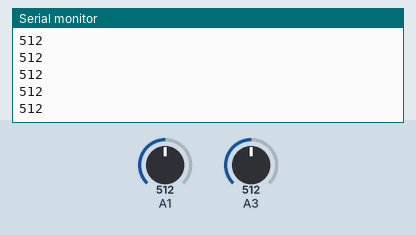
This sketch was run on a simulated Arduino Uno, built with avr-gcc and run on an emulated ATmega328P. On the bench: the last lines printed to the serial monitor. Inputs (shaded band) come from the test bench; at power-on: A1 = 512, A3 = 512.

Above: at 1.3 s.
1.4 s: A1 set to 716
At 1.9 s:
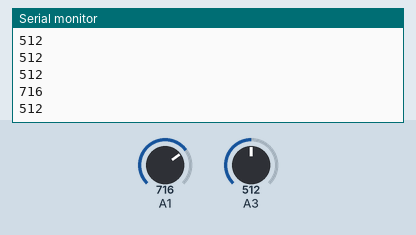
2.9 s: A3 set to 306
At 3.4 s:
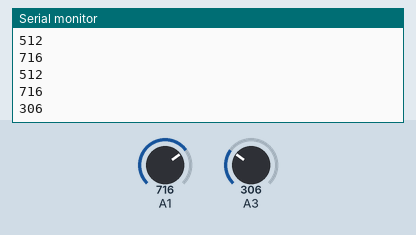
4.4 s: A1 set to 900
At 4.8 s:
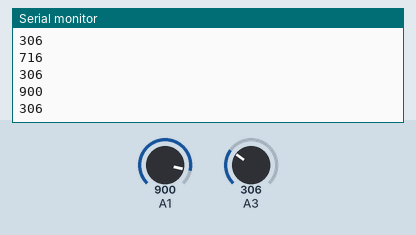
5.9 s: A3 set to 122
At 6.4 s:
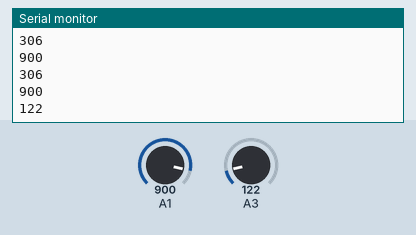
Timing chart, 0 to 8.4 s (numbered marks = the images above; inputs shaded):
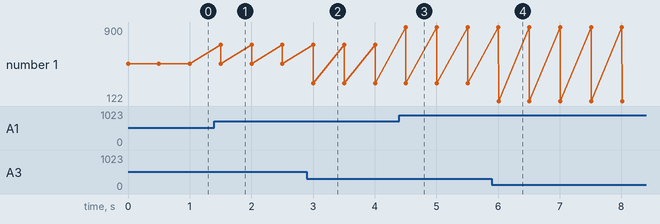

Measured:
- after the input at 1.4 s, the serial monitor: prints a new line after 0.10 s (image 1)
- after the input at 2.9 s, the serial monitor: prints a new line after 0.10 s (image 2)
- after the input at 4.4 s, the serial monitor: prints a new line after 0.11 s (image 3)
- after the input at 5.9 s, the serial monitor: prints a new line after 0.11 s (image 4)
- plotted number 1: 512 → 306 after the input at 2.9 s, 306 → 122 after the input at 5.9 s

The sketch:

test.ino
```cpp
void setup() {
  // put your setup code here, to run once:
  Serial.begin(115200);
}

void loop() {
  Serial.println(analogRead(A1));
  Serial.println(analogRead(A3));
  Serial.println("");
  delay(500);
}
```
